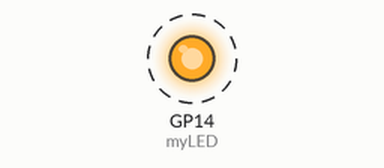
The program below on a simulated Raspberry Pi Pico running MicroPython. Shown: output pins drawn as LEDs (lit = HIGH). Dashed ring = blinking. What the program prints to the serial console is not drawn.

Above: at 0.5 s.
Timing chart, 0 to 4.6 s (numbered marks = the images above):
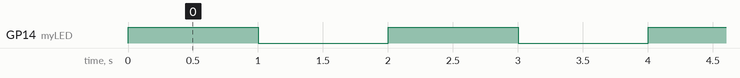

The program:

main.py
```python
# Import the Library to Interact with GPIOs of the Raspberry Pi Pico
from machine import Pin

# Importing the create the Delay
from time import sleep

# Initializing the LED
myLED = Pin(14 , Pin.OUT) # HERE WE USED THE GPIO 14 of RASPBERRY PI PICO

# Creating the Function for testing
def myFunction():
    temp = 34
    return f'Hello Fasih Ullah'

while True:
    # We have two method we can use 'myLED.on()' or 'myLED.value(1)'
    # Vice versa for off
    myLED.on()
    sleep(1)
    myLED.off()
    sleep(1)
    print(myFunction())
    # WE CAN ALSO USE 'myLED.toggle()'
```

Measured:
- by itself, GP14 (myLED): alternates HIGH for 1.0 s and LOW for 1.0 s
